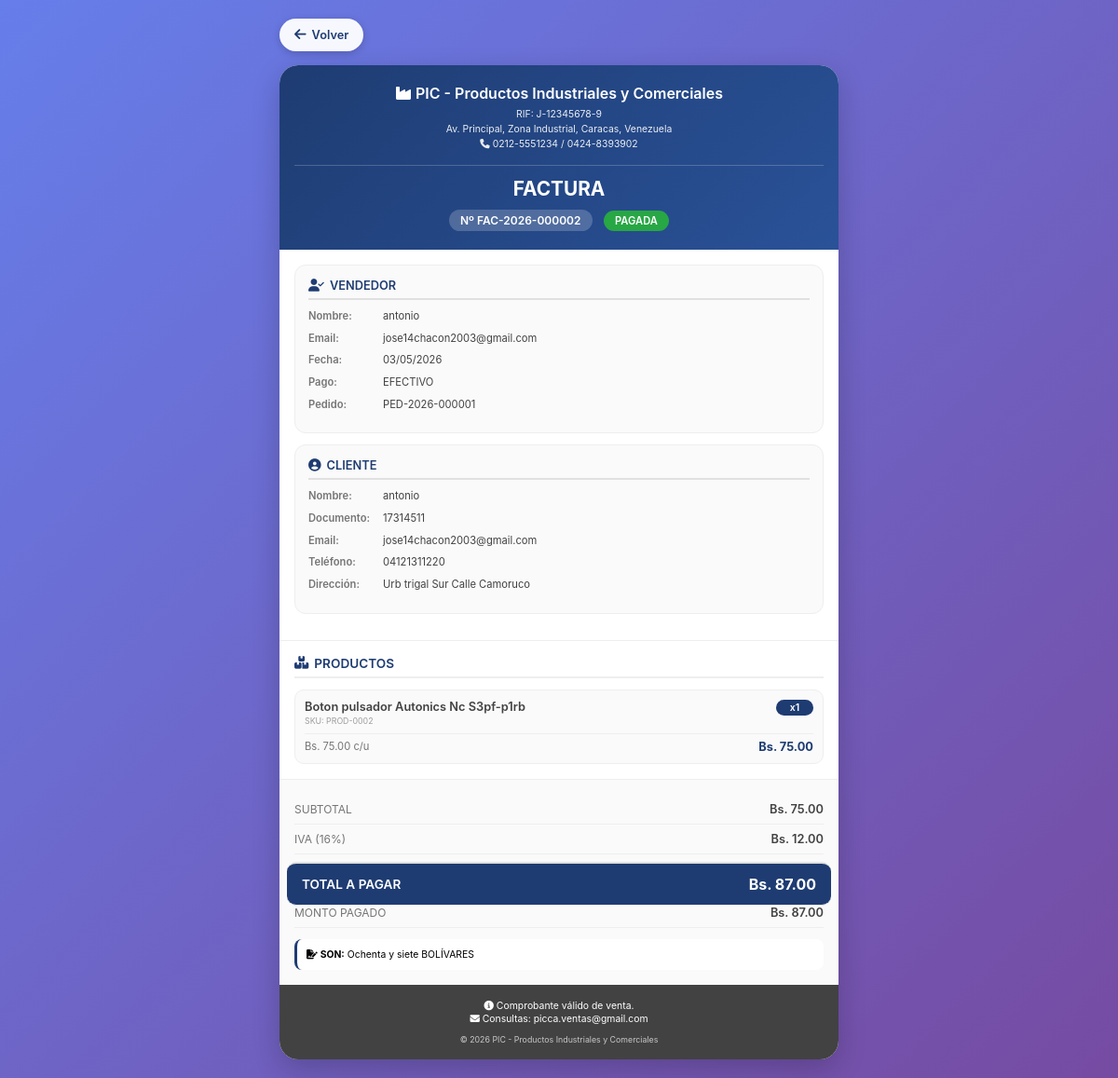
Before: /facturacion/ver_factura.php?id=2 with the older database file.
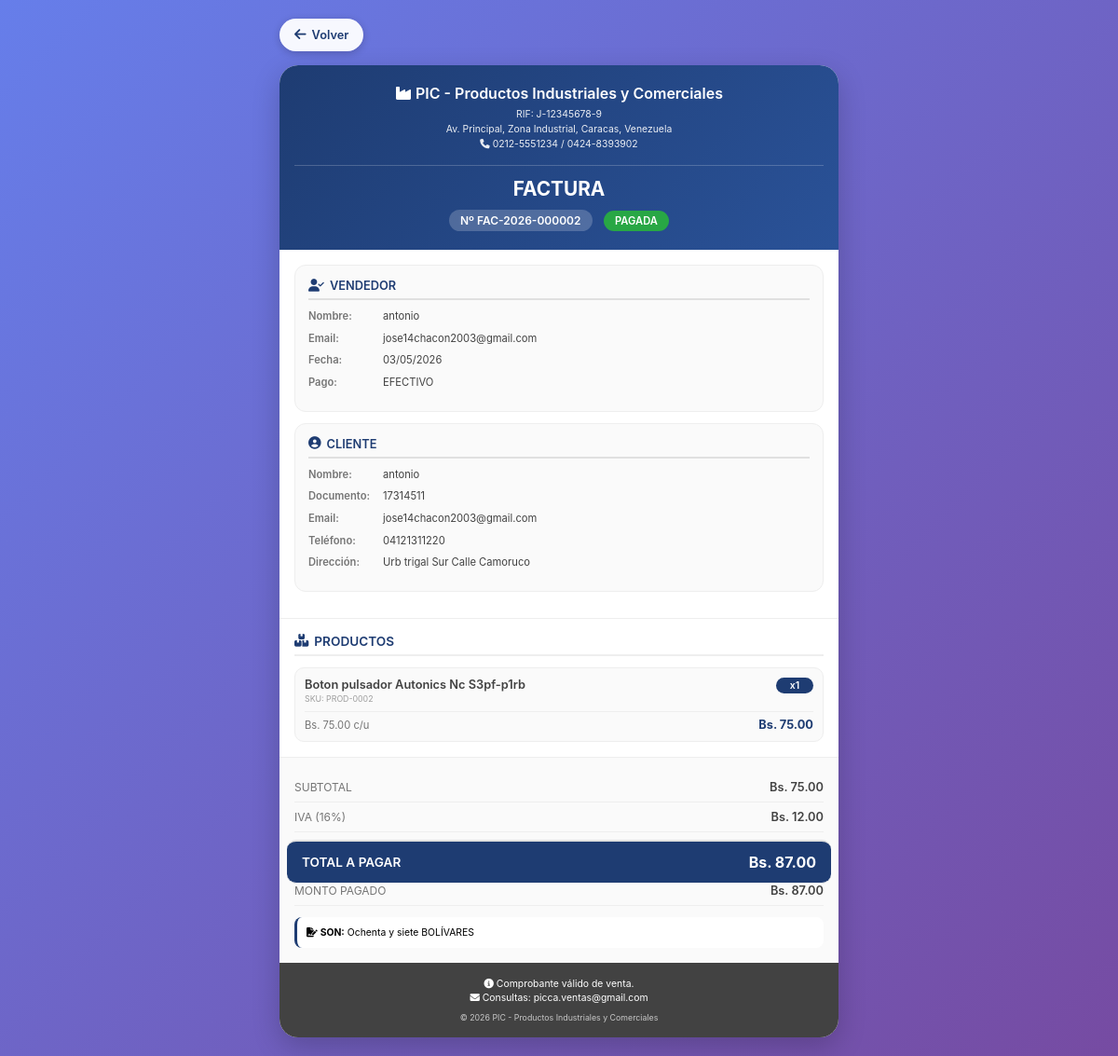
After: the same page with the newer database file.
### tables this page shows
CREATE TABLE `facturas` (
  `id` int NOT NULL AUTO_INCREMENT,
  `pedido_id` int DEFAULT NULL,
  `cliente_id` int NOT NULL,
  `numero_factura` varchar(20) NOT NULL,
  `fecha_emision` datetime DEFAULT CURRENT_TIMESTAMP,
  `fecha_vencimiento` date DEFAULT NULL,
  `subtotal` decimal(10,2) DEFAULT '0.00',
  `iva` decimal(10,2) DEFAULT '0.00',
  `total` decimal(10,2) NOT NULL DEFAULT '0.00',
  `metodo_pago` varchar(50) DEFAULT NULL,
  `estado` enum('pendiente','pagada','anulada') DEFAULT 'pendiente',
  `usuario_id` int DEFAULT NULL,
  `created_at` timestamp NULL DEFAULT CURRENT_TIMESTAMP,
  PRIMARY KEY (`id`),
  UNIQUE KEY `numero_factura` (`numero_factura`),
  UNIQUE KEY `pedido_id` (`pedido_id`),
  KEY `cliente_id` (`cliente_id`),
  CONSTRAINT `facturas_ibfk_1` FOREIGN KEY (`pedido_id`) REFERENCES `pedidos` (`id`) ON DELETE SET NULL,
  CONSTRAINT `facturas_ibfk_2` FOREIGN KEY (`cliente_id`) REFERENCES `clientes` (`id`) ON DELETE CASCADE
);

CREATE TABLE `pedidos` (
  `id` int NOT NULL AUTO_INCREMENT,
  `cliente_id` int DEFAULT NULL,
  `usuario_id` int DEFAULT NULL,
  `numero_pedido` varchar(20) NOT NULL,
  `fecha_pedido` datetime DEFAULT CURRENT_TIMESTAMP,
  `subtotal` decimal(10,2) NOT NULL DEFAULT '0.00',
  `impuesto` decimal(10,2) NOT NULL DEFAULT '0.00',
  `iva` decimal(10,2) NOT NULL DEFAULT '0.00',
  `total` decimal(10,2) NOT NULL DEFAULT '0.00',
  `estado` enum('pendiente','procesando','enviado','entregado','cancelado','facturado') DEFAULT 'pendiente',
  `metodo_pago` varchar(50) DEFAULT NULL,
  `referencia_pago` varchar(100) DEFAULT NULL,
  `comprobante_pago` varchar(255) DEFAULT NULL,
  `notas_cliente` text,
  `notas_internas` text,
  `observaciones` text,
  `fecha_facturacion` datetime DEFAULT NULL,
  `direccion_envio` text,
  `created_at` timestamp NULL DEFAULT CURRENT_TIMESTAMP,
  `updated_at` timestamp NULL DEFAULT CURRENT_TIMESTAMP ON UPDATE CURRENT_TIMESTAMP,
  PRIMARY KEY (`id`),
  UNIQUE KEY `numero_pedido` (`numero_pedido`),
  KEY `cliente_id` (`cliente_id`),
  KEY `usuario_id` (`usuario_id`),
  CONSTRAINT `pedidos_ibfk_1` FOREIGN KEY (`cliente_id`) REFERENCES `clientes` (`id`) ON DELETE SET NULL,
  CONSTRAINT `pedidos_ibfk_2` FOREIGN KEY (`usuario_id`) REFERENCES `users` (`id`) ON DELETE SET NULL
);

CREATE TABLE `users` (
  `id` int NOT NULL AUTO_INCREMENT,
  `nombre` varchar(100) NOT NULL,
  `correo` varchar(100) NOT NULL,
  `password` varchar(255) NOT NULL,
  `direccion` varchar(255) DEFAULT NULL,
  `estado` varchar(20) DEFAULT 'activo',
  `cedula` varchar(20) DEFAULT NULL,
  `telefono` varchar(20) DEFAULT NULL,
  `foto_perfil` varchar(255) DEFAULT NULL,
  `rol` varchar(20) DEFAULT 'usuario',
  `is_active` tinyint(1) DEFAULT '1',
  `email_verified` tinyint(1) DEFAULT '0',
  `verification_token` varchar(255) DEFAULT NULL,
  `last_login` datetime DEFAULT NULL,
  `created_at` timestamp NULL DEFAULT CURRENT_TIMESTAMP,
  PRIMARY KEY (`id`),
  UNIQUE KEY `correo` (`correo`),
  UNIQUE KEY `cedula` (`cedula`),
  KEY `idx_users_estado` (`estado`),
  KEY `idx_users_correo` (`correo`)
);

CREATE TABLE `clientes` (
  `id` int NOT NULL AUTO_INCREMENT,
  `tipo_documento` enum('cedula','ruc','pasaporte','dni') DEFAULT 'cedula',
  `documento` varchar(20) NOT NULL,
  `nombre` varchar(100) NOT NULL,
  `email` varchar(100) NOT NULL,
  `telefono` varchar(20) DEFAULT NULL,
  `direccion` text,
  `ciudad` varchar(50) DEFAULT NULL,
  `estado` enum('activo','inactivo','moroso') DEFAULT 'activo',
  `fecha_registro` datetime DEFAULT CURRENT_TIMESTAMP,
  PRIMARY KEY (`id`),
  UNIQUE KEY `documento` (`documento`)
);

### facturacion/ver_factura.php (the view, shortened to what the changed rows need)
<?php
$host = 'localhost';
$dbname = 'carrito_db';
$username = 'root';
$password = '';
try {
    $pdo = new PDO("mysql:host=$host;dbname=$dbname;charset=utf8", $username, $password);
    $pdo->setAttribute(PDO::ATTR_ERRMODE, PDO::ERRMODE_EXCEPTION);
    $pdo->setAttribute(PDO::ATTR_DEFAULT_FETCH_MODE, PDO::FETCH_ASSOC);
    $pdo->exec("SET time_zone = '-04:00'");
} catch (PDOException $e) {
    die("Error de conexión: " . htmlspecialchars($e->getMessage()));
}
$factura_id = $_GET['id'] ?? 0;
try {
    $stmt = $pdo->prepare("
        SELECT f.*,
               c.nombre as cliente_nombre,
               c.documento as cliente_documento,
               c.email as cliente_email,
               c.telefono as cliente_telefono,
               c.direccion as cliente_direccion,
               c.ciudad as cliente_ciudad,
               u.nombre as vendedor_nombre,
               u.correo as vendedor_email,
               p.numero_pedido,
               p.metodo_pago as pedido_metodo_pago,
               p.created_at as fecha_pedido,
               p.notas_internas as pedido_notas,
               p.observaciones
        FROM facturas f
        LEFT JOIN clientes c ON f.cliente_id = c.id
        LEFT JOIN users u ON f.usuario_id = u.id
        LEFT JOIN pedidos p ON f.pedido_id = p.id
        WHERE f.id = ?
    ");
    $stmt->execute([$factura_id]);
    $factura = $stmt->fetch();
    $metodo_pago_real = $factura['metodo_pago'];
    if (!empty($factura['pedido_metodo_pago']) && $factura['pedido_metodo_pago'] !== 'transferencia') {
        $metodo_pago_real = $factura['pedido_metodo_pago'];
    }
    $total_pagado = ($factura['estado'] === 'pagada') ? $factura['total'] : 0;
} catch (PDOException $e) {
    die("Error: " . htmlspecialchars($e->getMessage()));
}
function getMetodoPagoLegible($metodo) {
    $metodo = strtolower(trim($metodo));
    $mapa = [
        'efectivo' => 'EFECTIVO',
        'transferencia' => 'TRANSFERENCIA',
        'transferencia_bancaria' => 'TRANSFERENCIA',
        'pago_movil' => 'PAGO MÓVIL',
        'pago movil' => 'PAGO MÓVIL',
        'mixto' => 'MIXTO',
        'tarjeta' => 'TARJETA',
        'paypal' => 'PAYPAL',
        'zelle' => 'ZELLE',
        'cheque' => 'CHEQUE'
    ];
    return $mapa[$metodo] ?? strtoupper($metodo);
}
function numeroALetras($numero) {
    $formatter = new NumberFormatter("es", NumberFormatter::SPELLOUT);
    $entero = floor($numero);
    $decimal = round(($numero - $entero) * 100);
    $texto = ucfirst($formatter->format($entero)) . " BOLÍVARES";
    return $texto;
}
function formatearFecha($fecha) {
    return date('d/m/Y', strtotime($fecha));
}
function getEstadoBadge($estado) {
    $estados = [
        'pagada' => ['class' => 'success', 'text' => 'PAGADA'],
        'pendiente' => ['class' => 'warning', 'text' => 'PENDIENTE'],
        'anulada' => ['class' => 'danger', 'text' => 'ANULADA']
    ];
    $estado_key = strtolower($estado);
    $info = $estados[$estado_key] ?? ['class' => 'secondary', 'text' => strtoupper($estado)];
    return '<span class="badge badge-' . $info['class'] . '">' . $info['text'] . '</span>';
}
$metodo_pago_mostrar = getMetodoPagoLegible($metodo_pago_real);
$empresa_nombre = "PIC - Productos Industriales y Comerciales";
?>
<!DOCTYPE html>
<html lang="es">
<head>
    <link rel="stylesheet" href="https://cdnjs.cloudflare.com/ajax/libs/font-awesome/6.4.0/css/all.min.css">
</head>
<body>
    <div class="invoice-container">
        <div class="invoice">
            <div class="invoice-header">
                <div class="company-info">
                    <h1><i class="fas fa-industry"></i> <?php echo htmlspecialchars($empresa_nombre); ?></h1>
                </div>
                <div class="invoice-title">
                    <h2>FACTURA</h2>
                    <div>
                        <span class="invoice-number">Nº <?php echo htmlspecialchars($factura['numero_factura']); ?></span>
                        <?php echo getEstadoBadge($factura['estado']); ?>
                    </div>
                </div>
            </div>
            <div class="info-sections">
                <div class="info-block">
                    <div class="info-row">
                        <span class="info-label">Nombre:</span>
                        <span class="info-value"><?php echo htmlspecialchars($factura['vendedor_nombre'] ?? 'Sistema'); ?></span>
                    </div>
                    <div class="info-row">
                        <span class="info-label">Email:</span>
                        <span class="info-value"><?php echo htmlspecialchars($factura['vendedor_email'] ?? 'No especificado'); ?></span>
                    </div>
                    <div class="info-row">
                        <span class="info-label">Fecha:</span>
                        <span class="info-value"><?php echo formatearFecha($factura['fecha_emision']); ?></span>
                    </div>
                    <div class="info-row">
                        <span class="info-label">Pago:</span>
                        <span class="info-value"><?php echo $metodo_pago_mostrar; ?></span>
                    </div>
                    <?php if (!empty($factura['numero_pedido'])): ?>
                    <div class="info-row">
                        <span class="info-label">Pedido:</span>
                        <span class="info-value"><?php echo htmlspecialchars($factura['numero_pedido']); ?></span>
                    </div>
                    <?php endif; ?>
                </div>
                <div class="info-block">
                    <div class="info-row">
                        <span class="info-label">Nombre:</span>
                        <span class="info-value"><?php echo htmlspecialchars($factura['cliente_nombre'] ?? 'No especificado'); ?></span>
                    </div>
                    <div class="info-row">
                        <span class="info-label">Documento:</span>
                        <span class="info-value"><?php echo htmlspecialchars($factura['cliente_documento'] ?? 'No especificado'); ?></span>
                    </div>
                    <div class="info-row">
                        <span class="info-label">Email:</span>
                        <span class="info-value"><?php echo htmlspecialchars($factura['cliente_email'] ?? 'No especificado'); ?></span>
                    </div>
                    <div class="info-row">
                        <span class="info-label">Teléfono:</span>
                        <span class="info-value"><?php echo htmlspecialchars($factura['cliente_telefono'] ?? 'No especificado'); ?></span>
                    </div>
                    <div class="info-row">
                        <span class="info-label">Dirección:</span>
                        <span class="info-value"><?php echo htmlspecialchars($factura['cliente_direccion'] ?? 'No especificada'); ?></span>
                    </div>
                </div>
            </div>
            <div class="totals-section">
                <div class="total-line">
                    <span>SUBTOTAL</span>
                    <span>Bs. <?php echo number_format($factura['subtotal'] ?? 0, 2); ?></span>
                </div>
                <div class="total-line">
                    <span>IVA (16%)</span>
                    <span>Bs. <?php echo number_format($factura['iva'] ?? 0, 2); ?></span>
                </div>
                <div class="total-line grand-total">
                    <span>TOTAL A PAGAR</span>
                    <span>Bs. <?php echo number_format($factura['total'] ?? 0, 2); ?></span>
                </div>
                <div class="total-line">
                    <span>MONTO PAGADO</span>
                    <span>Bs. <?php echo number_format($total_pagado, 2); ?></span>
                </div>
                <div class="amount-words">
                    <i class="fas fa-file-signature"></i> <strong>SON:</strong> <?php echo numeroALetras($factura['total'] ?? 0); ?>
                </div>
            </div>
        </div>
    </div>
</body>
</html>

Changed rows visible on the page:
changed facturas "PAGADA": pedido.numero_pedido "PED-2026-000001" → (not shown)
Other visible differences:
text no longer shown: "Pedido:"
